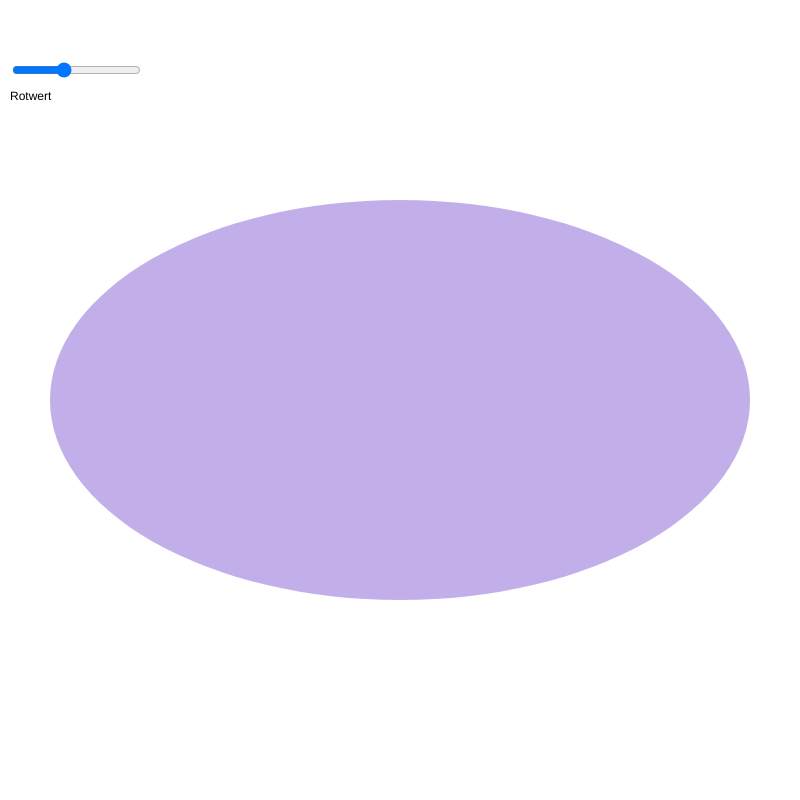
Frame 1 (no input)
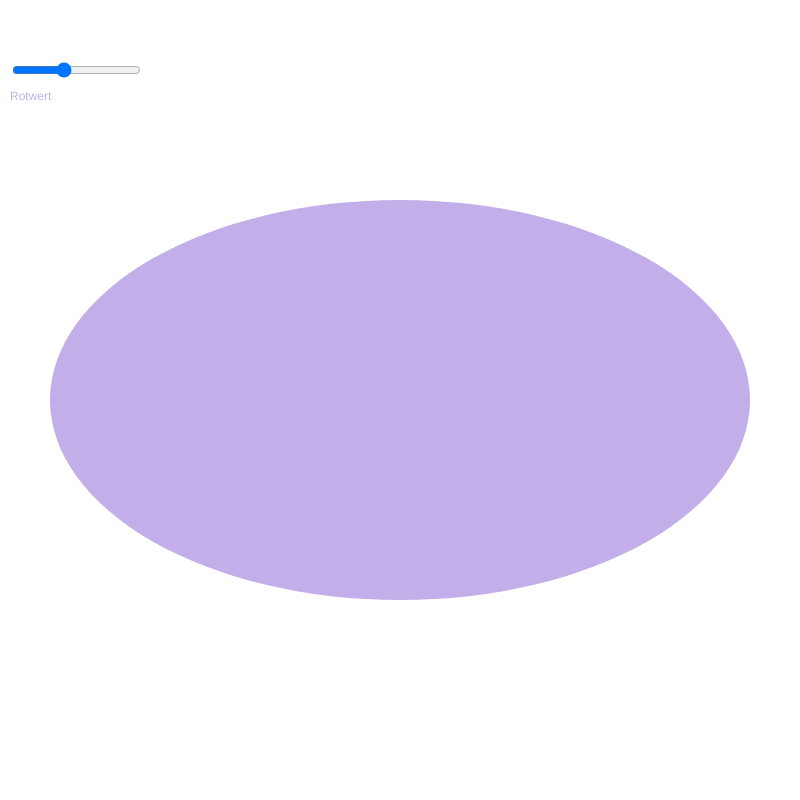
Frame 60 (no input)
Frame 120 (the mouse pressed at the canvas centre since frame 60): identical to frame 60, image omitted

The p5.js sketch that drew these frames (run headless with seeded random() and noise() and a simulated clock; from frame 60 on, the mouse is pressed at the canvas centre):

// p5.js sketch
// ── sketch.js
let sliderRot; //1. Variable initialisieren

function setup() {
  createCanvas(800, 800);
  
  //2. Variable Werte zuweisen und Slider positionieren
  sliderRot = createSlider(0, 255, 100);
  sliderRot.position(10, 60);

  
}

function draw() {
  background(255);

  text("Rotwert", 10, 100);
  //3. Wert auslesen und in neue Variable schreiben
  let gugs=sliderRot.value();

  noStroke();
  //4. Wert benutzen
  fill(gugs, 50, 200, 100);
  
  ellipse(width/2, height/2, 700, 400);
 
}
